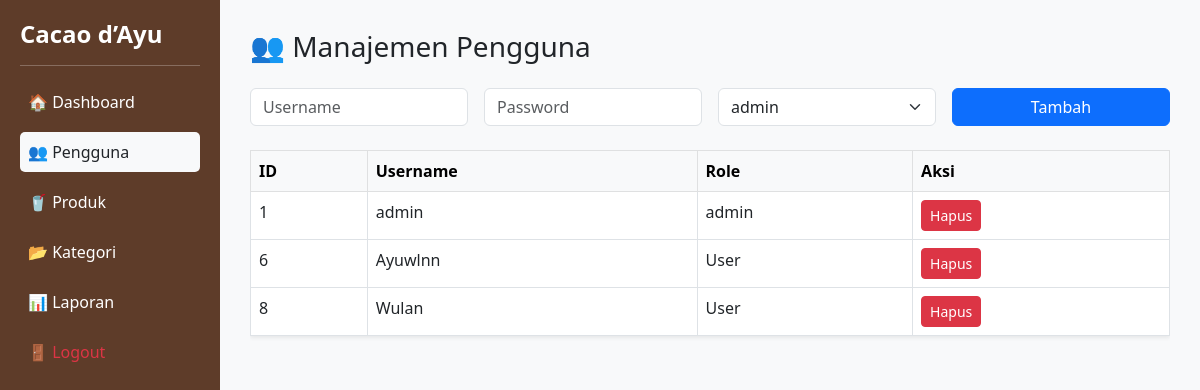
/users.php (signed in), run on the app's committed database.
### tables this page shows
CREATE TABLE `users` (
  `id` int(11) NOT NULL,
  `username` varchar(50) DEFAULT NULL,
  `password` varchar(255) DEFAULT NULL,
  `role_id` int(11) DEFAULT NULL
);

CREATE TABLE `roles` (
  `id` int(11) NOT NULL,
  `role_name` varchar(50) DEFAULT NULL
);

### src/users.php (the view, shortened to what this page needs)
<?php
include 'koneksi.php';
$users = mysqli_query($conn, "SELECT users.*, roles.role_name FROM users JOIN roles ON users.role_id = roles.id");
$roles = mysqli_query($conn, "SELECT * FROM roles");
?>
<!DOCTYPE html>
<html lang="id">
<head>
  <link href="https://cdn.jsdelivr.net/npm/bootstrap@5.3.0/dist/css/bootstrap.min.css" rel="stylesheet">
</head>
<body>
<div class="sidebar" id="sidebar">
  <h4>Cacao d’Ayu</h4>
  <hr class="text-white">
  <a href="dashboard.php">🏠 Dashboard</a>
  <a href="users.php" class="bg-light text-dark">👥 Pengguna</a>
  <a href="produk.php">🥤 Produk</a>
  <a href="kategori.php">📂 Kategori</a>
  <a href="laporan.php">📊 Laporan</a>
  <a href="logout.php" class="text-danger">🚪 Logout</a>
</div>
<div class="main">
  <h3 class="mb-4">👥 Manajemen Pengguna</h3>
  <form method="post" class="row g-3 mb-4">
    <div class="col-md-3 col-sm-6">
      <input type="text" name="username" class="form-control" placeholder="Username" required>
    </div>
    <div class="col-md-3 col-sm-6">
      <input type="password" name="password" class="form-control" placeholder="Password" required>
    </div>
    <div class="col-md-3 col-sm-6">
      <select name="role_id" class="form-select" required>
        <?php while ($r = mysqli_fetch_assoc($roles)) { ?>
          <option value="<?= $r['id'] ?>"><?= $r['role_name'] ?></option>
        <?php } ?>
      </select>
    </div>
    <div class="col-md-3 col-sm-6">
      <button type="submit" name="add" class="btn btn-primary w-100">Tambah</button>
    </div>
  </form>
  <div class="table-responsive">
    <table class="table table-bordered table-hover bg-white shadow-sm">
      <thead class="table-light">
        <tr>
          <th>ID</th><th>Username</th><th>Role</th><th>Aksi</th>
        </tr>
      </thead>
      <tbody>
        <?php while ($u = mysqli_fetch_assoc($users)) { ?>
          <tr>
            <td><?= $u['id'] ?></td>
            <td><?= $u['username'] ?></td>
            <td><?= $u['role_name'] ?></td>
            <td>
              <a href="?delete=<?= $u['id'] ?>" class="btn btn-sm btn-danger" onclick="return confirm('Hapus pengguna ini?')">Hapus</a>
            </td>
          </tr>
        <?php } ?>
      </tbody>
    </table>
  </div>
</div>
</body>
</html>

### src/users.php (style rules this page uses)
body { margin: 0; font-family: 'Segoe UI', sans-serif; background-color: #f8f9fa; }
.sidebar { height: 100vh; background-color: #5e3c29; color: #fff; padding: 20px; position: fixed; width: 220px; top: 0; left: 0; z-index: 1000; }
.sidebar h4 { font-weight: bold; }
.sidebar a { color: #fff; display: block; margin-bottom: 10px; text-decoration: none; border-radius: 5px; padding: 8px; }
.main { margin-left: 220px; padding: 30px; transition: margin-left 0.3s ease; }

### data on the page
users: id "1", username "admin", role.role_name "admin"
users: id "6", username "Ayuwlnn", role.role_name "User"
users: id "8", username "Wulan", role.role_name "User"

### other printed values
form field role_id "admin"
